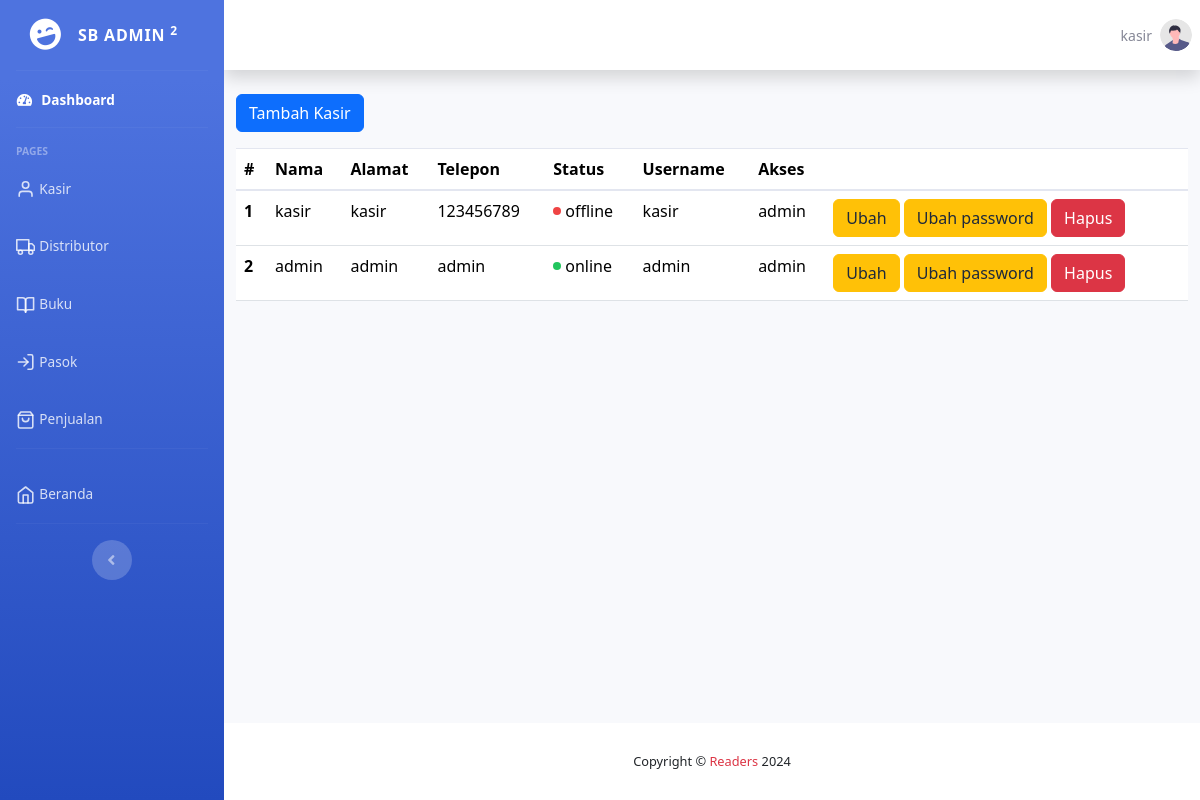
The page /dashboard/kasir/index.php (signed in) on the database its author committed.
### tables this page shows
CREATE TABLE `kasir` (
  `id_kasir` int(11) NOT NULL,
  `nama` varchar(35) DEFAULT NULL,
  `alamat` text DEFAULT NULL,
  `telepon` varchar(13) DEFAULT NULL,
  `status` enum('online','offline') DEFAULT NULL,
  `username` varchar(30) DEFAULT NULL,
  `password` varchar(60) DEFAULT NULL,
  `akses` enum('admin','kasir') DEFAULT NULL
);

### dashboard/kasir/index.php (the view, shortened to what this page needs)
<?php
include '../../koneksi_database.php';
$sql = 'SELECT * FROM kasir';
$results = $conn->query($sql);
include '../layout/header.php';
include '../layout/sidebar.php';
$sql = 'SELECT * FROM kasir WHERE username="' . $_SESSION['login'] . '"';
$login = $conn->query($sql)->fetch_assoc();
?>
<div id="content-wrapper" class="d-flex flex-column">
    <div id="content">
        <?php include '../layout/topbar.php' ?>
        <div class="container-fluid container-wrap">
            <?php if ($login['akses'] === 'admin') : ?>
                <a href="/dashboard/kasir/tambah.php" class="btn btn-primary mb-3">Tambah Kasir</a>
            <?php endif; ?>
            <div class="table-responsive">
                <table class="table">
                    <thead>
                        <tr>
                            <th scope="col">#</th>
                            <th scope="col">Nama</th>
                            <th scope="col">Alamat</th>
                            <th scope="col">Telepon</th>
                            <th scope="col">Status</th>
                            <th scope="col">Username</th>
                            <th scope="col">Akses</th>
                            <th scope="col">&nbsp;</th>
                        </tr>
                    </thead>
                    <tbody>
                        <?php
                        $no = 1;
                        foreach ($results as $result) :
                        ?>
                            <tr>
                                <th scope="row"><?= $no ?></th>
                                <td><?= $result['nama'] ?></td>
                                <td><?= $result['alamat'] ?></td>
                                <td><?= $result['telepon'] ?></td>
                                <td>
                                    <div class="flex items-center gap-1">
                                        <div class="w-2 h-2 rounded-full bg-<?= $result['status'] === 'online' ? 'green' : 'red' ?>-500"></div>
                                        <p><?= $result['status'] ?></p>
                                    </div>
                                </td>
                                <td><?= $result['username'] ?></td>
                                <td><?= $result['akses'] ?></td>
                                <?php if ($login['akses'] === 'admin') : ?>
                                    <td>
                                        <a href="/dashboard/kasir/ubah.php?id=<?= $result['id_kasir'] ?>" class="btn btn-warning text-slate-800 hover:text-slate-800 active:text-slate-800 focus:text-slate-800">Ubah</a>
                                        <a href="/dashboard/kasir/ubah-password.php?id=<?= $result['id_kasir'] ?>" class="btn btn-warning text-slate-800 hover:text-slate-800 active:text-slate-800 focus:text-slate-800">Ubah password</a>
                                        <a href="/dashboard/kasir/hapus.php?id=<?= $result['id_kasir'] ?>" class="btn btn-danger">Hapus</a>
                                    </td>
                                <?php endif; ?>
                            </tr>
                        <?php
                            $no++;
                        endforeach;
                        ?>
                    </tbody>
                </table>
            </div>
        </div>
    </div>
    <?php include '../layout/footer.php' ?>

### dashboard/layout/topbar.php (shortened to what this page needs)
<?php
$sql = 'SELECT * FROM kasir WHERE username="' . $_SESSION['login'] . '"';
$login = $conn->query($sql)->fetch_assoc();
?>
<nav class="navbar navbar-expand navbar-light bg-white topbar mb-4 static-top shadow">
    <ul class="navbar-nav ml-auto">
        <li class="nav-item dropdown no-arrow">
            <a class="nav-link dropdown-toggle" href="#" id="userDropdown" role="button" data-toggle="dropdown" aria-haspopup="true" aria-expanded="false">
                <span class="mr-2 d-none d-lg-inline text-gray-600 small"><?= $login['nama'] ?></span>
                <img class="img-profile rounded-circle" src="/assets/img/undraw_profile.svg">
            </a>
        </li>
    </ul>
</nav>

### assets/css/style.css (style rules this page uses)
.container-wrap { height: 100%; }

### rows shown on the page
kasir: nama "kasir", alamat "kasir", telepon "123456789", status "offline", username "kasir", akses "admin"
kasir: nama "admin", alamat "admin", telepon "admin", status "online", username "admin", akses "admin"
